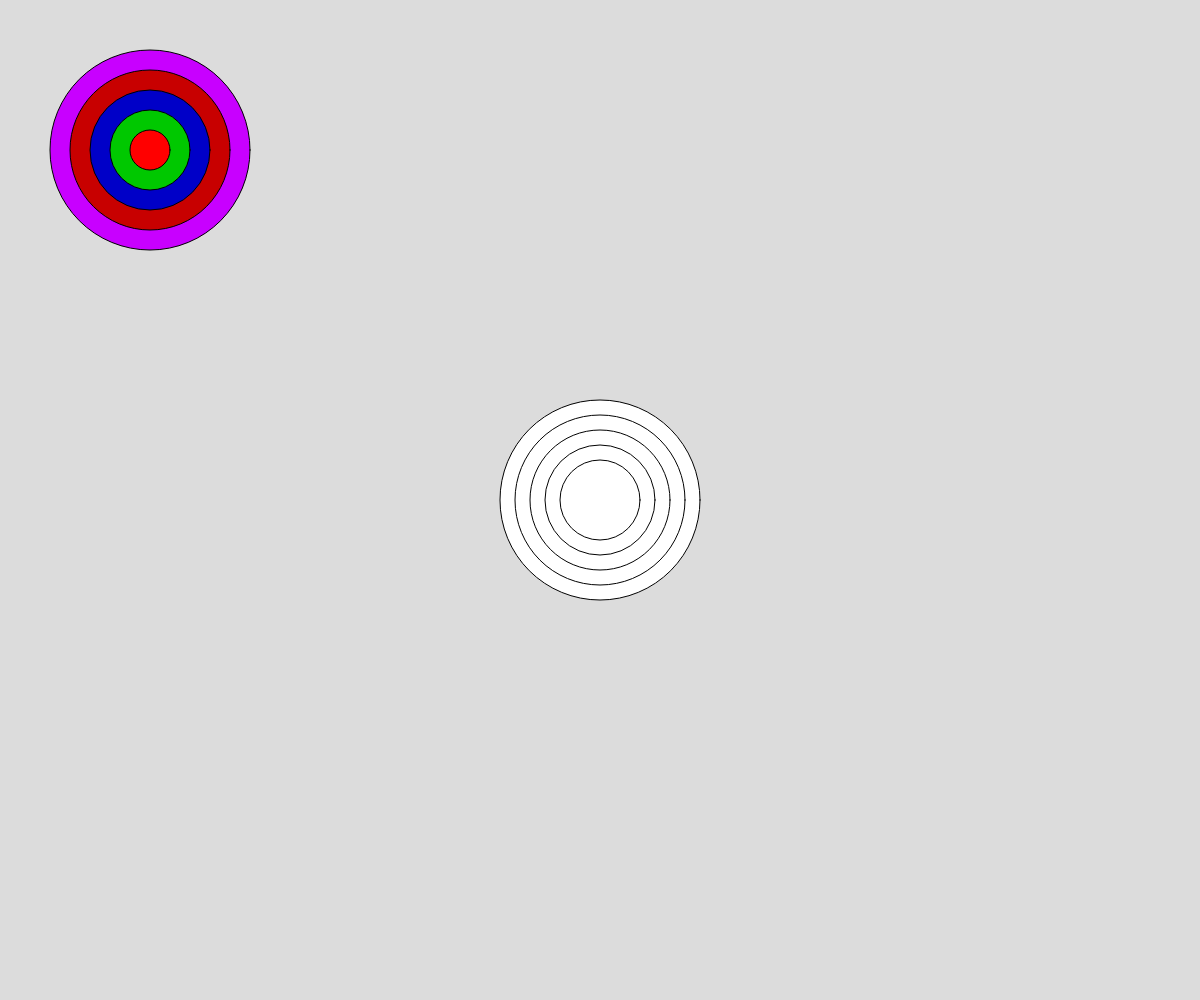
Frame 1 (no input)
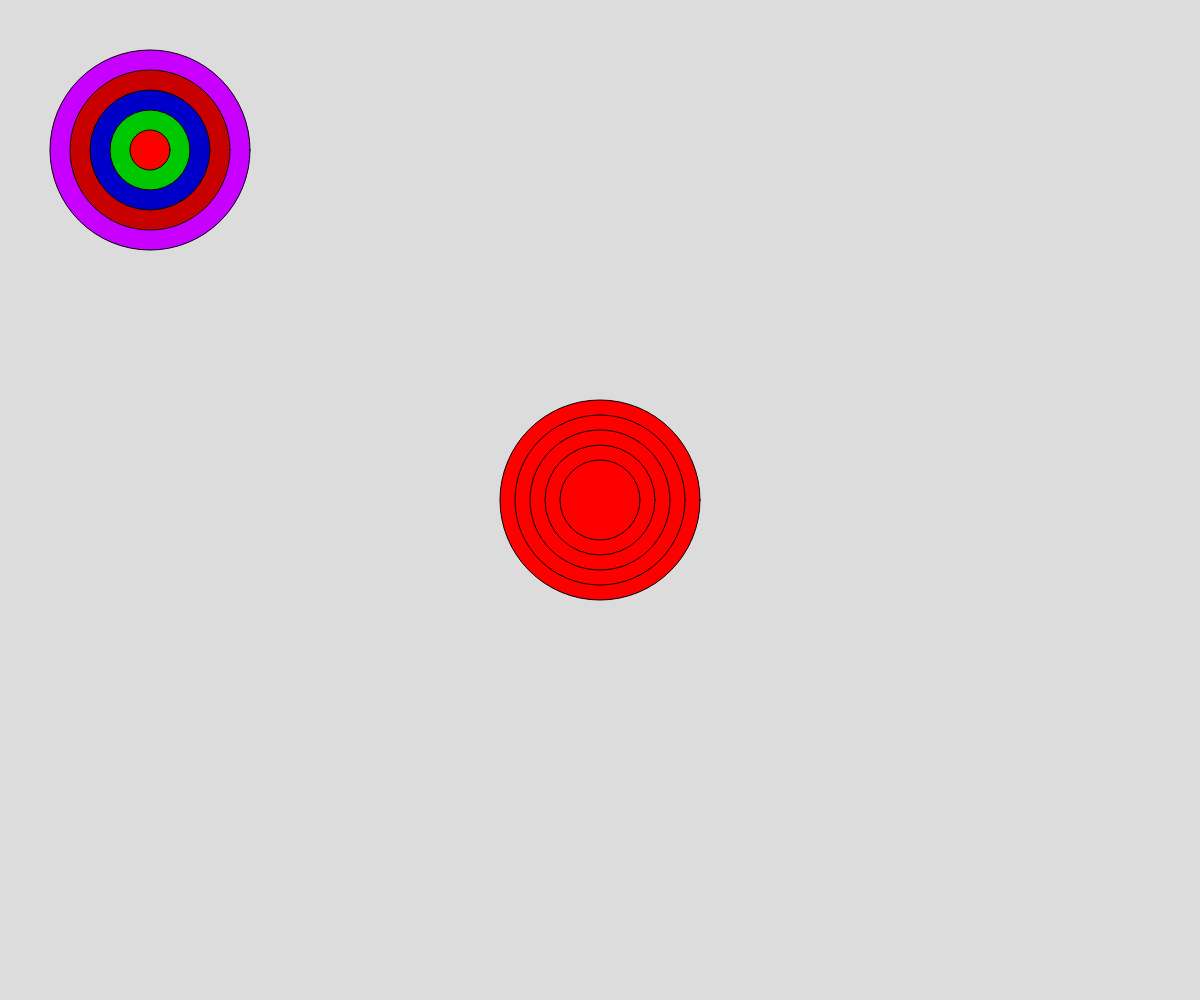
Frame 60 (no input)
Frame 120 (the mouse pressed at the canvas centre since frame 60): identical to frame 60, image omitted

The p5.js sketch that drew these frames (run headless with seeded random() and noise() and a simulated clock; from frame 60 on, the mouse is pressed at the canvas centre):

// p5.js sketch
// ── sketch.js
// Project Title
// Your Name
// Date
//
// Extra for Experts:
// - describe what you did to take this project "above and beyond"

let x = 150
let y = 150
let colors = [];
function setup() {
  createCanvas(windowWidth, windowHeight);
  colors.push(color(255,0,0))
  colors.push(color(0,200,0))
  colors.push(color(0,0,200))
  colors.push(color(200,0,0))
  colors.push(color(200,0,255))
}

function drawTargetW() {
  let diameter = 200;
  let counter = 0;
  while (counter < 5){
   ellipse(width/2, height/2, diameter, diameter);
   diameter -= 30;
   counter ++;
 }
}
  
function drawTargetF(){
 
  for(let i = 5; i > 0; i-- ){
   fill(colors[i-1]);
   ellipse(x,y,i*40, i*40)
   

  }

}
function draw() {
  background(220);
  drawTargetW();
  drawTargetF()

}
